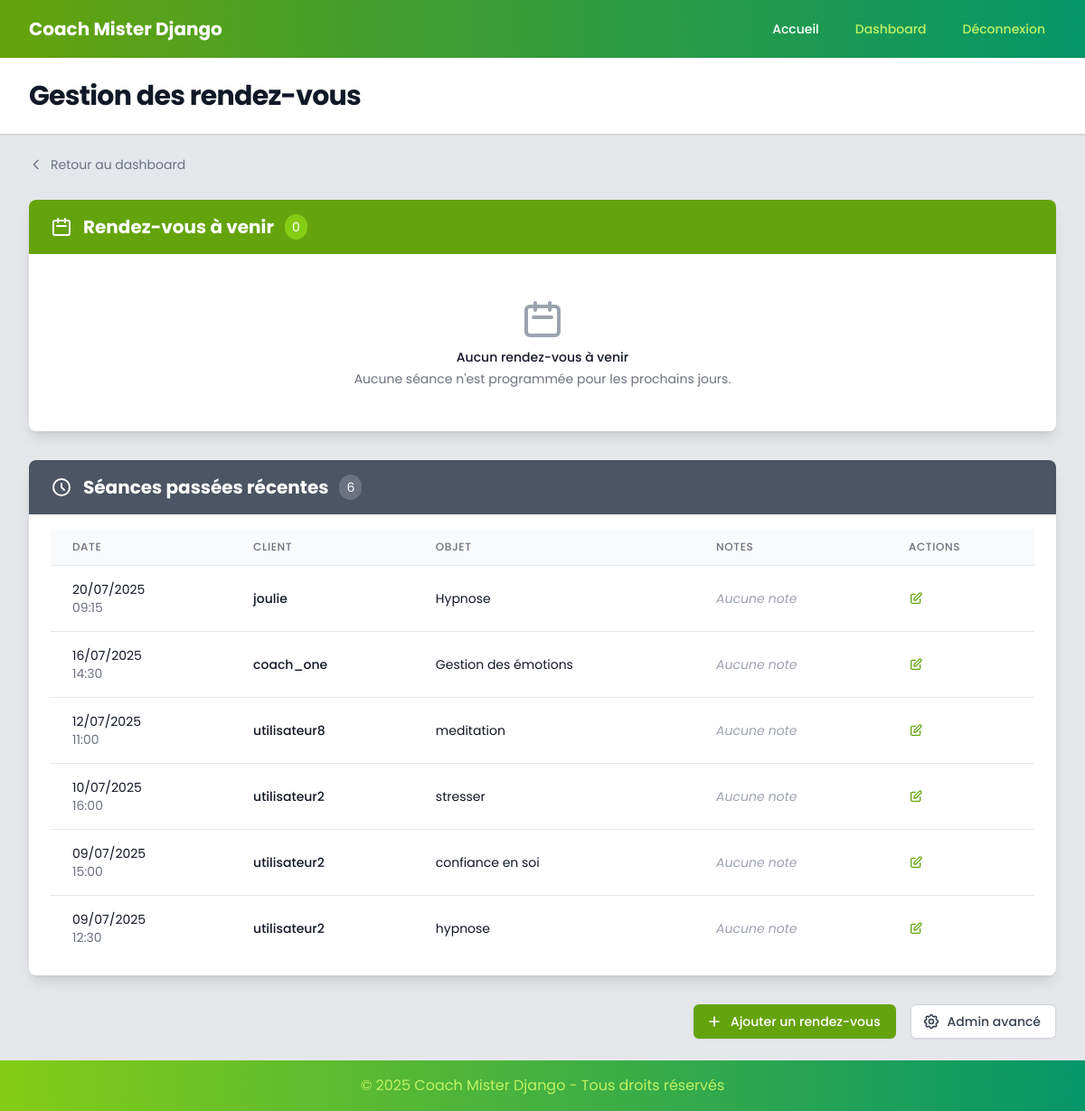
The app's page /tous-les-rdv/ (signed in), older data.
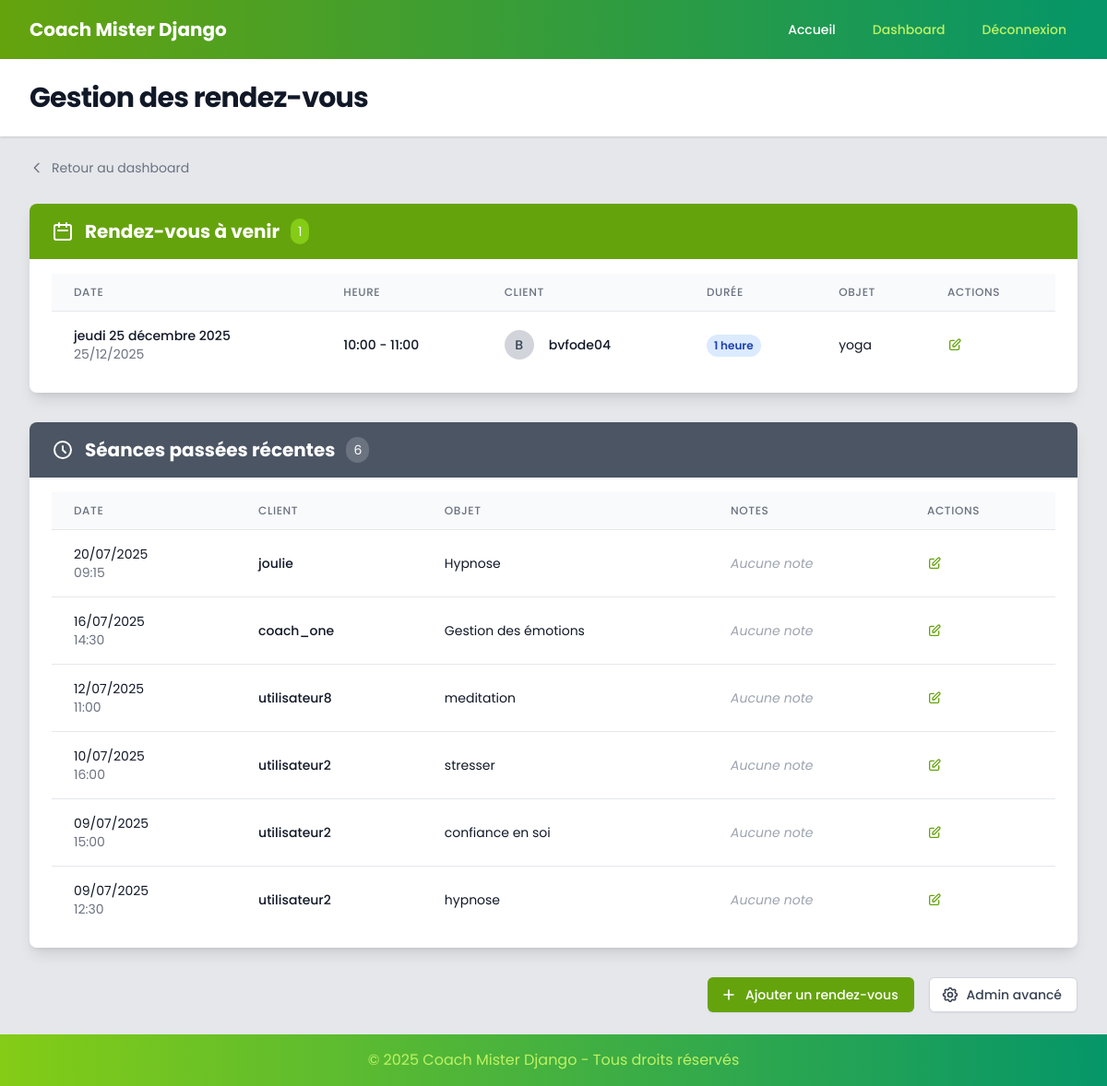
The same page, newer data.
### appointments/models.py (models this page shows, shortened)
class Seance(models.Model):
    DUREE_CHOICES = [
        (60, '1 heure'),
        (90, '1h30'),
        (120, '2 heures'),
    ]
    client = models.ForeignKey(User, on_delete=models.CASCADE, related_name='seances')
    date = models.DateField(verbose_name="Date du rendez-vous")
    heure_debut = models.TimeField(verbose_name="Heure de début")
    objet = models.CharField(max_length=200, verbose_name="Objet de la séance",
                            help_text="Ex: Gestion du stress, Confiance en soi...")
    duree = models.IntegerField(choices=DUREE_CHOICES, default=60, verbose_name="Durée")
    notes_coach = models.TextField(blank=True, null=True, verbose_name="Notes du coach",
                                help_text="Notes privées, non visibles par le client")
    cree_le = models.DateTimeField(auto_now_add=True)
    modifie_le = models.DateTimeField(auto_now=True)
    class Meta:
        ordering = ['date', 'heure_debut']
        verbose_name = "Séance"
        verbose_name_plural = "Séances"
        unique_together = ['client', 'date', 'heure_debut']
    @property
    def heure_fin(self):
        if self.date and self.heure_debut:  #  Vérification ajoutée
            debut = datetime.datetime.combine(self.date, self.heure_debut)
            fin = debut + datetime.timedelta(minutes=self.duree)
            return fin.time()
        return None

### appointments/views/coach_views.py (the view)
# urls.py: path("tous-les-rdv/", views.tous_les_rdv, name="tous_les_rdv"),
@login_required
def tous_les_rdv(request):
    if not request.user.is_superuser:
        return redirect('dashboard')
    rdv_futurs = Seance.objects.filter(
        date__gte=timezone.now().date()
    ).order_by('date', 'heure_debut')
    rdv_passes = Seance.objects.filter(
        date__lt=timezone.now().date()
    ).order_by('-date', '-heure_debut')[:10]  # Les 10 derniers
    return render(request, 'appointments/tous_les_rdv.html', {
        'rdv_futurs': rdv_futurs,
        'rdv_passes': rdv_passes
    })

### appointments/templates/appointments/tous_les_rdv.html (shortened to what the changed rows need)
{% extends 'appointments/base.html' %}
{% block page_title %}Gestion des rendez-vous{% endblock %}
{% block content %}
<div class="max-w-7xl mx-auto">
    <div class="mb-8">
        <div class="bg-white shadow-lg rounded-lg overflow-hidden">
            <div class="bg-lime-600 px-6 py-4">
                <div class="flex items-center">
                    <svg class="w-6 h-6 text-white mr-3" fill="none" stroke="currentColor" viewBox="0 0 24 24">
                        <path stroke-linecap="round" stroke-linejoin="round" stroke-width="2" d="M8 7V3m8 4V3m-9 8h10M5 21h14a2 2 0 002-2V7a2 2 0 00-2-2H5a2 2 0 00-2 2v12a2 2 0 002 2z"></path>
                    </svg>
                    <h2 class="text-xl font-bold text-white">Rendez-vous à venir</h2>
                    <span class="ml-3 bg-lime-500 text-white text-sm px-2 py-1 rounded-full">{{ rdv_futurs|length }}</span>
                </div>
            </div>
            <div class="px-6 py-4">
                {% if rdv_futurs %}
                    <div class="overflow-x-auto">
                        <table class="min-w-full divide-y divide-gray-200">
                            <thead class="bg-gray-50">
                                <tr>
                                    <th class="px-6 py-3 text-left text-xs font-medium text-gray-500 uppercase tracking-wider">Date</th>
                                    <th class="px-6 py-3 text-left text-xs font-medium text-gray-500 uppercase tracking-wider">Heure</th>
                                    <th class="px-6 py-3 text-left text-xs font-medium text-gray-500 uppercase tracking-wider">Client</th>
                                    <th class="px-6 py-3 text-left text-xs font-medium text-gray-500 uppercase tracking-wider">Durée</th>
                                    <th class="px-6 py-3 text-left text-xs font-medium text-gray-500 uppercase tracking-wider">Objet</th>
                                    <th class="px-6 py-3 text-left text-xs font-medium text-gray-500 uppercase tracking-wider">Actions</th>
                                </tr>
                            </thead>
                            <tbody class="bg-white divide-y divide-gray-200">
                                {% for rdv in rdv_futurs %}
                                <tr class="hover:bg-gray-50">
                                    <td class="px-6 py-4 whitespace-nowrap">
                                        <div class="text-sm font-medium text-gray-900">
                                            {{ rdv.date|date:"l d F Y" }}
                                        </div>
                                        <div class="text-sm text-gray-500">
                                            {{ rdv.date|date:"d/m/Y" }}
                                        </div>
                                    </td>
                                    <td class="px-6 py-4 whitespace-nowrap">
                                        <div class="text-sm font-medium text-gray-900">
                                            {{ rdv.heure_debut|time:"H:i" }} - {{ rdv.heure_fin|time:"H:i" }}
                                        </div>
                                    </td>
                                    <td class="px-6 py-4 whitespace-nowrap">
                                        <div class="flex items-center">
                                            <div class="flex-shrink-0 h-8 w-8">
                                                <div class="h-8 w-8 bg-gray-300 rounded-full flex items-center justify-center">
                                                    <span class="text-sm font-medium text-gray-700">
                                                        {{ rdv.client.username|first|upper }}
                                                    </span>
                                                </div>
                                            </div>
                                            <div class="ml-4">
                                                <div class="text-sm font-medium text-gray-900">{{ rdv.client.username }}</div>
                                            </div>
                                        </div>
                                    </td>
                                    <td class="px-6 py-4 whitespace-nowrap">
                                        <span class="inline-flex px-2 py-1 text-xs font-semibold rounded-full bg-blue-100 text-blue-800">
                                            {{ rdv.get_duree_display }}
                                        </span>
                                    </td>
                                    <td class="px-6 py-4">
                                        <div class="text-sm text-gray-900">{{ rdv.objet }}</div>
                                    </td>
                                    <td class="px-6 py-4 whitespace-nowrap text-sm font-medium">
                                        <div class="flex space-x-2">
                                            <a href="{% url 'admin:appointments_seance_change' rdv.id %}" class="text-lime-600 hover:text-lime-900" title="Modifier">
                                                <svg class="w-4 h-4" fill="none" stroke="currentColor" viewBox="0 0 24 24">
                                                    <path stroke-linecap="round" stroke-linejoin="round" stroke-width="2" d="M11 5H6a2 2 0 00-2 2v11a2 2 0 002 2h11a2 2 0 002-2v-5m-1.414-9.414a2 2 0 112.828 2.828L11.828 15H9v-2.828l8.586-8.586z"></path>
                                                </svg>
                                            </a>
                                        </div>
                                    </td>
                                </tr>
                                {% endfor %}
                            </tbody>
                        </table>
                    </div>
                {% else %}
                    <div class="text-center py-8">
                        <svg class="mx-auto h-12 w-12 text-gray-400" fill="none" stroke="currentColor" viewBox="0 0 24 24">
                            <path stroke-linecap="round" stroke-linejoin="round" stroke-width="2" d="M8 7V3m8 4V3m-9 8h10M5 21h14a2 2 0 002-2V7a2 2 0 00-2-2H5a2 2 0 00-2 2v12a2 2 0 002 2z"></path>
                        </svg>
                        <h3 class="mt-2 text-sm font-medium text-gray-900">Aucun rendez-vous à venir</h3>
                        <p class="mt-1 text-sm text-gray-500">Aucune séance n'est programmée pour les prochains jours.</p>
                    </div>
                {% endif %}
            </div>
        </div>
    </div>
    {% if rdv_passes %}
    <div class="mb-8">
        <div class="bg-white shadow-lg rounded-lg overflow-hidden">
            <div class="bg-gray-600 px-6 py-4">
                <div class="flex items-center">
                    <h2 class="text-xl font-bold text-white">Séances passées récentes</h2>
                </div>
            </div>
            <div class="px-6 py-4">
                <div class="overflow-x-auto">
                    <table class="min-w-full divide-y divide-gray-200">
                        <thead class="bg-gray-50">
                            <tr>
                                <th class="px-6 py-3 text-left text-xs font-medium text-gray-500 uppercase tracking-wider">Date</th>
                                <th class="px-6 py-3 text-left text-xs font-medium text-gray-500 uppercase tracking-wider">Client</th>
                                <th class="px-6 py-3 text-left text-xs font-medium text-gray-500 uppercase tracking-wider">Objet</th>
                                <th class="px-6 py-3 text-left text-xs font-medium text-gray-500 uppercase tracking-wider">Notes</th>
                                <th class="px-6 py-3 text-left text-xs font-medium text-gray-500 uppercase tracking-wider">Actions</th>
                            </tr>
                        </thead>
                        <tbody class="bg-white divide-y divide-gray-200">
                            {% for rdv in rdv_passes %}
                            <tr class="hover:bg-gray-50">
                                <td class="px-6 py-4 whitespace-nowrap">
                                    <div class="text-sm text-gray-900">{{ rdv.date|date:"d/m/Y" }}</div>
                                    <div class="text-sm text-gray-500">{{ rdv.heure_debut|time:"H:i" }}</div>
                                </td>
                                <td class="px-6 py-4 whitespace-nowrap">
                                    <div class="text-sm font-medium text-gray-900">{{ rdv.client.username }}</div>
                                </td>
                                <td class="px-6 py-4">
                                    <div class="text-sm text-gray-900">{{ rdv.objet }}</div>
                                </td>
                                <td class="px-6 py-4">
                                    {% if rdv.notes_coach %}
                                        <div class="text-sm text-gray-600">{{ rdv.notes_coach|truncatechars:50 }}</div>
                                    {% else %}
                                        <span class="text-sm text-gray-400 italic">Aucune note</span>
                                    {% endif %}
                                </td>
                                <td class="px-6 py-4 whitespace-nowrap text-sm font-medium">
                                    <a href="{% url 'admin:appointments_seance_change' rdv.id %}" class="text-lime-600 hover:text-lime-900" title="Ajouter/Modifier notes">
                                        <svg class="w-4 h-4" fill="none" stroke="currentColor" viewBox="0 0 24 24">
                                            <path stroke-linecap="round" stroke-linejoin="round" stroke-width="2" d="M11 5H6a2 2 0 00-2 2v11a2 2 0 002 2h11a2 2 0 002-2v-5m-1.414-9.414a2 2 0 112.828 2.828L11.828 15H9v-2.828l8.586-8.586z"></path>
                                        </svg>
                                    </a>
                                </td>
                            </tr>
                            {% endfor %}
                        </tbody>
                    </table>
                </div>
            </div>
        </div>
    </div>
    {% endif %}
</div>
{% endblock %}

Row changes from the older to the newer data that the page shows:
added Seance: date "jeudi 25 décembre 2025", date "25/12/2025", heure_debut "10:00", heure_fin "11:00", client.username|first "B", client.username "bvfode04", duree "1 heure", objet "yoga", shown under "Rendez-vous à venir"
Text that changed along with them:
{{ rdv_futurs|length }}: "0" → "1"
text no longer shown: "Aucun rendez-vous à venir Aucune séance n'est programmée pour les prochains jours."
text now shown: "DATE HEURE CLIENT DURÉE OBJET ACTIONS"
